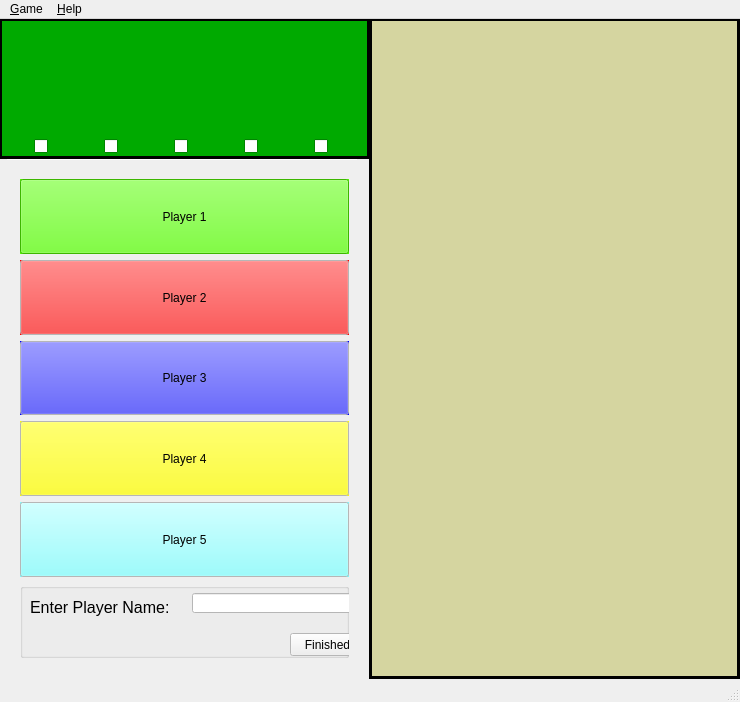
<?xml version="1.0" encoding="UTF-8"?>
<ui version="4.0">
 <class>GameWindow</class>
 <widget class="QMainWindow" name="GameWindow">
  <property name="geometry">
   <rect>
    <x>0</x>
    <y>0</y>
    <width>740</width>
    <height>702</height>
   </rect>
  </property>
  <property name="windowTitle">
   <string>Yahtzee</string>
  </property>
  <property name="windowIcon">
   <iconset resource="icon.qrc">
    <normaloff>:/diePics/yahtzeeIcon.bmp</normaloff>:/diePics/yahtzeeIcon.bmp</iconset>
  </property>
  <widget class="QWidget" name="centralWidget">
   <property name="palette">
    <palette>
     <active>
      <colorrole role="Base">
       <brush brushstyle="SolidPattern">
        <color alpha="255">
         <red>255</red>
         <green>255</green>
         <blue>255</blue>
        </color>
       </brush>
      </colorrole>
      <colorrole role="Window">
       <brush brushstyle="SolidPattern">
        <color alpha="255">
         <red>255</red>
         <green>255</green>
         <blue>255</blue>
        </color>
       </brush>
      </colorrole>
     </active>
     <inactive>
      <colorrole role="Base">
       <brush brushstyle="SolidPattern">
        <color alpha="255">
         <red>255</red>
         <green>255</green>
         <blue>255</blue>
        </color>
       </brush>
      </colorrole>
      <colorrole role="Window">
       <brush brushstyle="SolidPattern">
        <color alpha="255">
         <red>255</red>
         <green>255</green>
         <blue>255</blue>
        </color>
       </brush>
      </colorrole>
     </inactive>
     <disabled>
      <colorrole role="Base">
       <brush brushstyle="SolidPattern">
        <color alpha="255">
         <red>255</red>
         <green>255</green>
         <blue>255</blue>
        </color>
       </brush>
      </colorrole>
      <colorrole role="Window">
       <brush brushstyle="SolidPattern">
        <color alpha="255">
         <red>255</red>
         <green>255</green>
         <blue>255</blue>
        </color>
       </brush>
      </colorrole>
     </disabled>
    </palette>
   </property>
   <widget class="Line" name="horizontalLine">
    <property name="geometry">
     <rect>
      <x>7</x>
      <y>130</y>
      <width>351</width>
      <height>20</height>
     </rect>
    </property>
    <property name="orientation">
     <enum>Qt::Horizontal</enum>
    </property>
   </widget>
   <widget class="Line" name="verticalLine">
    <property name="geometry">
     <rect>
      <x>360</x>
      <y>0</y>
      <width>20</width>
      <height>641</height>
     </rect>
    </property>
    <property name="orientation">
     <enum>Qt::Vertical</enum>
    </property>
   </widget>
   <widget class="QFrame" name="diceFrame">
    <property name="geometry">
     <rect>
      <x>-1</x>
      <y>-1</y>
      <width>371</width>
      <height>141</height>
     </rect>
    </property>
    <property name="palette">
     <palette>
      <active>
       <colorrole role="Base">
        <brush brushstyle="SolidPattern">
         <color alpha="255">
          <red>255</red>
          <green>255</green>
          <blue>255</blue>
         </color>
        </brush>
       </colorrole>
       <colorrole role="Window">
        <brush brushstyle="SolidPattern">
         <color alpha="255">
          <red>0</red>
          <green>170</green>
          <blue>0</blue>
         </color>
        </brush>
       </colorrole>
      </active>
      <inactive>
       <colorrole role="Base">
        <brush brushstyle="SolidPattern">
         <color alpha="255">
          <red>255</red>
          <green>255</green>
          <blue>255</blue>
         </color>
        </brush>
       </colorrole>
       <colorrole role="Window">
        <brush brushstyle="SolidPattern">
         <color alpha="255">
          <red>0</red>
          <green>170</green>
          <blue>0</blue>
         </color>
        </brush>
       </colorrole>
      </inactive>
      <disabled>
       <colorrole role="Base">
        <brush brushstyle="SolidPattern">
         <color alpha="255">
          <red>0</red>
          <green>170</green>
          <blue>0</blue>
         </color>
        </brush>
       </colorrole>
       <colorrole role="Window">
        <brush brushstyle="SolidPattern">
         <color alpha="255">
          <red>0</red>
          <green>170</green>
          <blue>0</blue>
         </color>
        </brush>
       </colorrole>
      </disabled>
     </palette>
    </property>
    <property name="autoFillBackground">
     <bool>true</bool>
    </property>
    <property name="frameShape">
     <enum>QFrame::Box</enum>
    </property>
    <property name="frameShadow">
     <enum>QFrame::Plain</enum>
    </property>
    <property name="lineWidth">
     <number>3</number>
    </property>
    <widget class="QWidget" name="gridLayoutWidget">
     <property name="geometry">
      <rect>
       <x>10</x>
       <y>10</y>
       <width>351</width>
       <height>101</height>
      </rect>
     </property>
     <layout class="QGridLayout" name="diceGridLayout"/>
    </widget>
    <widget class="QCheckBox" name="checkBox1">
     <property name="geometry">
      <rect>
       <x>35</x>
       <y>120</y>
       <width>17</width>
       <height>17</height>
      </rect>
     </property>
    </widget>
    <widget class="QCheckBox" name="checkBox2">
     <property name="geometry">
      <rect>
       <x>105</x>
       <y>120</y>
       <width>17</width>
       <height>17</height>
      </rect>
     </property>
    </widget>
    <widget class="QCheckBox" name="checkBox3">
     <property name="geometry">
      <rect>
       <x>175</x>
       <y>120</y>
       <width>17</width>
       <height>17</height>
      </rect>
     </property>
    </widget>
    <widget class="QCheckBox" name="checkBox4">
     <property name="geometry">
      <rect>
       <x>245</x>
       <y>120</y>
       <width>17</width>
       <height>17</height>
      </rect>
     </property>
    </widget>
    <widget class="QCheckBox" name="checkBox5">
     <property name="geometry">
      <rect>
       <x>315</x>
       <y>120</y>
       <width>17</width>
       <height>17</height>
      </rect>
     </property>
    </widget>
   </widget>
   <widget class="QFrame" name="scoreCardFrame">
    <property name="geometry">
     <rect>
      <x>369</x>
      <y>-1</y>
      <width>371</width>
      <height>661</height>
     </rect>
    </property>
    <property name="palette">
     <palette>
      <active>
       <colorrole role="Base">
        <brush brushstyle="SolidPattern">
         <color alpha="255">
          <red>255</red>
          <green>255</green>
          <blue>255</blue>
         </color>
        </brush>
       </colorrole>
       <colorrole role="Window">
        <brush brushstyle="SolidPattern">
         <color alpha="255">
          <red>213</red>
          <green>213</green>
          <blue>160</blue>
         </color>
        </brush>
       </colorrole>
      </active>
      <inactive>
       <colorrole role="Base">
        <brush brushstyle="SolidPattern">
         <color alpha="255">
          <red>255</red>
          <green>255</green>
          <blue>255</blue>
         </color>
        </brush>
       </colorrole>
       <colorrole role="Window">
        <brush brushstyle="SolidPattern">
         <color alpha="255">
          <red>213</red>
          <green>213</green>
          <blue>160</blue>
         </color>
        </brush>
       </colorrole>
      </inactive>
      <disabled>
       <colorrole role="Base">
        <brush brushstyle="SolidPattern">
         <color alpha="255">
          <red>213</red>
          <green>213</green>
          <blue>160</blue>
         </color>
        </brush>
       </colorrole>
       <colorrole role="Window">
        <brush brushstyle="SolidPattern">
         <color alpha="255">
          <red>213</red>
          <green>213</green>
          <blue>160</blue>
         </color>
        </brush>
       </colorrole>
      </disabled>
     </palette>
    </property>
    <property name="autoFillBackground">
     <bool>true</bool>
    </property>
    <property name="frameShape">
     <enum>QFrame::Box</enum>
    </property>
    <property name="frameShadow">
     <enum>QFrame::Plain</enum>
    </property>
    <property name="lineWidth">
     <number>3</number>
    </property>
    <widget class="QWidget" name="gridLayoutWidget_2">
     <property name="geometry">
      <rect>
       <x>8</x>
       <y>8</y>
       <width>351</width>
       <height>641</height>
      </rect>
     </property>
     <layout class="QGridLayout" name="scorecardLayout"/>
    </widget>
   </widget>
   <widget class="QWidget" name="verticalLayoutWidget">
    <property name="geometry">
     <rect>
      <x>9</x>
      <y>149</y>
      <width>351</width>
      <height>501</height>
     </rect>
    </property>
    <layout class="QVBoxLayout" name="verticalLayout">
     <item>
      <widget class="QPushButton" name="player1Button">
       <property name="maximumSize">
        <size>
         <width>349</width>
         <height>80</height>
        </size>
       </property>
       <property name="palette">
        <palette>
         <active>
          <colorrole role="WindowText">
           <brush brushstyle="SolidPattern">
            <color alpha="255">
             <red>0</red>
             <green>0</green>
             <blue>0</blue>
            </color>
           </brush>
          </colorrole>
          <colorrole role="Button">
           <brush brushstyle="SolidPattern">
            <color alpha="255">
             <red>85</red>
             <green>255</green>
             <blue>0</blue>
            </color>
           </brush>
          </colorrole>
          <colorrole role="Light">
           <brush brushstyle="SolidPattern">
            <color alpha="255">
             <red>170</red>
             <green>255</green>
             <blue>127</blue>
            </color>
           </brush>
          </colorrole>
          <colorrole role="Midlight">
           <brush brushstyle="SolidPattern">
            <color alpha="255">
             <red>127</red>
             <green>255</green>
             <blue>63</blue>
            </color>
           </brush>
          </colorrole>
          <colorrole role="Dark">
           <brush brushstyle="SolidPattern">
            <color alpha="255">
             <red>42</red>
             <green>127</green>
             <blue>0</blue>
            </color>
           </brush>
          </colorrole>
          <colorrole role="Mid">
           <brush brushstyle="SolidPattern">
            <color alpha="255">
             <red>56</red>
             <green>170</green>
             <blue>0</blue>
            </color>
           </brush>
          </colorrole>
          <colorrole role="Text">
           <brush brushstyle="SolidPattern">
            <color alpha="255">
             <red>0</red>
             <green>0</green>
             <blue>0</blue>
            </color>
           </brush>
          </colorrole>
          <colorrole role="BrightText">
           <brush brushstyle="SolidPattern">
            <color alpha="255">
             <red>255</red>
             <green>255</green>
             <blue>255</blue>
            </color>
           </brush>
          </colorrole>
          <colorrole role="ButtonText">
           <brush brushstyle="SolidPattern">
            <color alpha="255">
             <red>0</red>
             <green>0</green>
             <blue>0</blue>
            </color>
           </brush>
          </colorrole>
          <colorrole role="Base">
           <brush brushstyle="SolidPattern">
            <color alpha="255">
             <red>255</red>
             <green>255</green>
             <blue>255</blue>
            </color>
           </brush>
          </colorrole>
          <colorrole role="Window">
           <brush brushstyle="SolidPattern">
            <color alpha="255">
             <red>85</red>
             <green>255</green>
             <blue>0</blue>
            </color>
           </brush>
          </colorrole>
          <colorrole role="Shadow">
           <brush brushstyle="SolidPattern">
            <color alpha="255">
             <red>0</red>
             <green>0</green>
             <blue>0</blue>
            </color>
           </brush>
          </colorrole>
          <colorrole role="AlternateBase">
           <brush brushstyle="SolidPattern">
            <color alpha="255">
             <red>170</red>
             <green>255</green>
             <blue>127</blue>
            </color>
           </brush>
          </colorrole>
          <colorrole role="ToolTipBase">
           <brush brushstyle="SolidPattern">
            <color alpha="255">
             <red>255</red>
             <green>255</green>
             <blue>220</blue>
            </color>
           </brush>
          </colorrole>
          <colorrole role="ToolTipText">
           <brush brushstyle="SolidPattern">
            <color alpha="255">
             <red>0</red>
             <green>0</green>
             <blue>0</blue>
            </color>
           </brush>
          </colorrole>
         </active>
         <inactive>
          <colorrole role="WindowText">
           <brush brushstyle="SolidPattern">
            <color alpha="255">
             <red>0</red>
             <green>0</green>
             <blue>0</blue>
            </color>
           </brush>
          </colorrole>
          <colorrole role="Button">
           <brush brushstyle="SolidPattern">
            <color alpha="255">
             <red>85</red>
             <green>255</green>
             <blue>0</blue>
            </color>
           </brush>
          </colorrole>
          <colorrole role="Light">
           <brush brushstyle="SolidPattern">
            <color alpha="255">
             <red>170</red>
             <green>255</green>
             <blue>127</blue>
            </color>
           </brush>
          </colorrole>
          <colorrole role="Midlight">
           <brush brushstyle="SolidPattern">
            <color alpha="255">
             <red>127</red>
             <green>255</green>
             <blue>63</blue>
            </color>
           </brush>
          </colorrole>
          <colorrole role="Dark">
           <brush brushstyle="SolidPattern">
            <color alpha="255">
             <red>42</red>
             <green>127</green>
             <blue>0</blue>
            </color>
           </brush>
          </colorrole>
          <colorrole role="Mid">
           <brush brushstyle="SolidPattern">
            <color alpha="255">
             <red>56</red>
             <green>170</green>
             <blue>0</blue>
            </color>
           </brush>
          </colorrole>
          <colorrole role="Text">
           <brush brushstyle="SolidPattern">
            <color alpha="255">
             <red>0</red>
             <green>0</green>
             <blue>0</blue>
            </color>
           </brush>
          </colorrole>
          <colorrole role="BrightText">
           <brush brushstyle="SolidPattern">
            <color alpha="255">
             <red>255</red>
             <green>255</green>
             <blue>255</blue>
            </color>
           </brush>
          </colorrole>
          <colorrole role="ButtonText">
           <brush brushstyle="SolidPattern">
            <color alpha="255">
             <red>0</red>
             <green>0</green>
             <blue>0</blue>
            </color>
           </brush>
          </colorrole>
          <colorrole role="Base">
           <brush brushstyle="SolidPattern">
            <color alpha="255">
             <red>255</red>
             <green>255</green>
             <blue>255</blue>
            </color>
           </brush>
          </colorrole>
          <colorrole role="Window">
           <brush brushstyle="SolidPattern">
            <color alpha="255">
             <red>85</red>
             <green>255</green>
             <blue>0</blue>
            </color>
           </brush>
          </colorrole>
          <colorrole role="Shadow">
           <brush brushstyle="SolidPattern">
            <color alpha="255">
             <red>0</red>
             <green>0</green>
             <blue>0</blue>
            </color>
           </brush>
          </colorrole>
          <colorrole role="AlternateBase">
           <brush brushstyle="SolidPattern">
            <color alpha="255">
             <red>170</red>
             <green>255</green>
             <blue>127</blue>
            </color>
           </brush>
          </colorrole>
          <colorrole role="ToolTipBase">
           <brush brushstyle="SolidPattern">
            <color alpha="255">
             <red>255</red>
             <green>255</green>
             <blue>220</blue>
            </color>
           </brush>
          </colorrole>
          <colorrole role="ToolTipText">
           <brush brushstyle="SolidPattern">
            <color alpha="255">
             <red>0</red>
             <green>0</green>
             <blue>0</blue>
            </color>
           </brush>
          </colorrole>
         </inactive>
         <disabled>
          <colorrole role="WindowText">
           <brush brushstyle="SolidPattern">
            <color alpha="255">
             <red>42</red>
             <green>127</green>
             <blue>0</blue>
            </color>
           </brush>
          </colorrole>
          <colorrole role="Button">
           <brush brushstyle="SolidPattern">
            <color alpha="255">
             <red>85</red>
             <green>255</green>
             <blue>0</blue>
            </color>
           </brush>
          </colorrole>
          <colorrole role="Light">
           <brush brushstyle="SolidPattern">
            <color alpha="255">
             <red>170</red>
             <green>255</green>
             <blue>127</blue>
            </color>
           </brush>
          </colorrole>
          <colorrole role="Midlight">
           <brush brushstyle="SolidPattern">
            <color alpha="255">
             <red>127</red>
             <green>255</green>
             <blue>63</blue>
            </color>
           </brush>
          </colorrole>
          <colorrole role="Dark">
           <brush brushstyle="SolidPattern">
            <color alpha="255">
             <red>42</red>
             <green>127</green>
             <blue>0</blue>
            </color>
           </brush>
          </colorrole>
          <colorrole role="Mid">
           <brush brushstyle="SolidPattern">
            <color alpha="255">
             <red>56</red>
             <green>170</green>
             <blue>0</blue>
            </color>
           </brush>
          </colorrole>
          <colorrole role="Text">
           <brush brushstyle="SolidPattern">
            <color alpha="255">
             <red>42</red>
             <green>127</green>
             <blue>0</blue>
            </color>
           </brush>
          </colorrole>
          <colorrole role="BrightText">
           <brush brushstyle="SolidPattern">
            <color alpha="255">
             <red>255</red>
             <green>255</green>
             <blue>255</blue>
            </color>
           </brush>
          </colorrole>
          <colorrole role="ButtonText">
           <brush brushstyle="SolidPattern">
            <color alpha="255">
             <red>42</red>
             <green>127</green>
             <blue>0</blue>
            </color>
           </brush>
          </colorrole>
          <colorrole role="Base">
           <brush brushstyle="SolidPattern">
            <color alpha="255">
             <red>85</red>
             <green>255</green>
             <blue>0</blue>
            </color>
           </brush>
          </colorrole>
          <colorrole role="Window">
           <brush brushstyle="SolidPattern">
            <color alpha="255">
             <red>85</red>
             <green>255</green>
             <blue>0</blue>
            </color>
           </brush>
          </colorrole>
          <colorrole role="Shadow">
           <brush brushstyle="SolidPattern">
            <color alpha="255">
             <red>0</red>
             <green>0</green>
             <blue>0</blue>
            </color>
           </brush>
          </colorrole>
          <colorrole role="AlternateBase">
           <brush brushstyle="SolidPattern">
            <color alpha="255">
             <red>85</red>
             <green>255</green>
             <blue>0</blue>
            </color>
           </brush>
          </colorrole>
          <colorrole role="ToolTipBase">
           <brush brushstyle="SolidPattern">
            <color alpha="255">
             <red>255</red>
             <green>255</green>
             <blue>220</blue>
            </color>
           </brush>
          </colorrole>
          <colorrole role="ToolTipText">
           <brush brushstyle="SolidPattern">
            <color alpha="255">
             <red>0</red>
             <green>0</green>
             <blue>0</blue>
            </color>
           </brush>
          </colorrole>
         </disabled>
        </palette>
       </property>
       <property name="autoFillBackground">
        <bool>true</bool>
       </property>
       <property name="text">
        <string>Player 1</string>
       </property>
      </widget>
     </item>
     <item>
      <widget class="QPushButton" name="player2Button">
       <property name="maximumSize">
        <size>
         <width>349</width>
         <height>80</height>
        </size>
       </property>
       <property name="palette">
        <palette>
         <active>
          <colorrole role="Button">
           <brush brushstyle="SolidPattern">
            <color alpha="255">
             <red>255</red>
             <green>0</green>
             <blue>0</blue>
            </color>
           </brush>
          </colorrole>
         </active>
         <inactive>
          <colorrole role="Button">
           <brush brushstyle="SolidPattern">
            <color alpha="255">
             <red>255</red>
             <green>0</green>
             <blue>0</blue>
            </color>
           </brush>
          </colorrole>
         </inactive>
         <disabled>
          <colorrole role="Button">
           <brush brushstyle="SolidPattern">
            <color alpha="255">
             <red>255</red>
             <green>0</green>
             <blue>0</blue>
            </color>
           </brush>
          </colorrole>
         </disabled>
        </palette>
       </property>
       <property name="autoFillBackground">
        <bool>true</bool>
       </property>
       <property name="text">
        <string>Player 2</string>
       </property>
      </widget>
     </item>
     <item>
      <widget class="QPushButton" name="player3Button">
       <property name="maximumSize">
        <size>
         <width>349</width>
         <height>80</height>
        </size>
       </property>
       <property name="palette">
        <palette>
         <active>
          <colorrole role="Button">
           <brush brushstyle="SolidPattern">
            <color alpha="255">
             <red>0</red>
             <green>0</green>
             <blue>255</blue>
            </color>
           </brush>
          </colorrole>
         </active>
         <inactive>
          <colorrole role="Button">
           <brush brushstyle="SolidPattern">
            <color alpha="255">
             <red>0</red>
             <green>0</green>
             <blue>255</blue>
            </color>
           </brush>
          </colorrole>
         </inactive>
         <disabled>
          <colorrole role="Button">
           <brush brushstyle="SolidPattern">
            <color alpha="255">
             <red>0</red>
             <green>0</green>
             <blue>255</blue>
            </color>
           </brush>
          </colorrole>
         </disabled>
        </palette>
       </property>
       <property name="autoFillBackground">
        <bool>true</bool>
       </property>
       <property name="text">
        <string>Player 3</string>
       </property>
      </widget>
     </item>
     <item>
      <widget class="QPushButton" name="player4Button">
       <property name="maximumSize">
        <size>
         <width>349</width>
         <height>80</height>
        </size>
       </property>
       <property name="palette">
        <palette>
         <active>
          <colorrole role="Button">
           <brush brushstyle="SolidPattern">
            <color alpha="255">
             <red>255</red>
             <green>255</green>
             <blue>0</blue>
            </color>
           </brush>
          </colorrole>
         </active>
         <inactive>
          <colorrole role="Button">
           <brush brushstyle="SolidPattern">
            <color alpha="255">
             <red>255</red>
             <green>255</green>
             <blue>0</blue>
            </color>
           </brush>
          </colorrole>
         </inactive>
         <disabled>
          <colorrole role="Button">
           <brush brushstyle="SolidPattern">
            <color alpha="255">
             <red>255</red>
             <green>255</green>
             <blue>0</blue>
            </color>
           </brush>
          </colorrole>
         </disabled>
        </palette>
       </property>
       <property name="autoFillBackground">
        <bool>true</bool>
       </property>
       <property name="text">
        <string>Player 4</string>
       </property>
      </widget>
     </item>
     <item>
      <widget class="QPushButton" name="player5Button">
       <property name="maximumSize">
        <size>
         <width>349</width>
         <height>80</height>
        </size>
       </property>
       <property name="palette">
        <palette>
         <active>
          <colorrole role="Button">
           <brush brushstyle="SolidPattern">
            <color alpha="255">
             <red>126</red>
             <green>253</green>
             <blue>255</blue>
            </color>
           </brush>
          </colorrole>
         </active>
         <inactive>
          <colorrole role="Button">
           <brush brushstyle="SolidPattern">
            <color alpha="255">
             <red>126</red>
             <green>253</green>
             <blue>255</blue>
            </color>
           </brush>
          </colorrole>
         </inactive>
         <disabled>
          <colorrole role="Button">
           <brush brushstyle="SolidPattern">
            <color alpha="255">
             <red>126</red>
             <green>253</green>
             <blue>255</blue>
            </color>
           </brush>
          </colorrole>
         </disabled>
        </palette>
       </property>
       <property name="autoFillBackground">
        <bool>true</bool>
       </property>
       <property name="text">
        <string>Player 5</string>
       </property>
      </widget>
     </item>
     <item>
      <widget class="QGroupBox" name="inputBox">
       <property name="flat">
        <bool>true</bool>
       </property>
       <widget class="QPushButton" name="accept">
        <property name="geometry">
         <rect>
          <x>270</x>
          <y>50</y>
          <width>75</width>
          <height>23</height>
         </rect>
        </property>
        <property name="text">
         <string>Finished</string>
        </property>
       </widget>
       <widget class="QLabel" name="instruction">
        <property name="geometry">
         <rect>
          <x>10</x>
          <y>10</y>
          <width>141</width>
          <height>30</height>
         </rect>
        </property>
        <property name="text">
         <string>&lt;html&gt;&lt;head/&gt;&lt;body&gt;&lt;p&gt;&lt;span style=&quot; font-size:12pt;&quot;&gt;Enter Player Name:&lt;/span&gt;&lt;/p&gt;&lt;/body&gt;&lt;/html&gt;</string>
        </property>
       </widget>
       <widget class="QLineEdit" name="usernameBox">
        <property name="geometry">
         <rect>
          <x>172</x>
          <y>10</y>
          <width>171</width>
          <height>20</height>
         </rect>
        </property>
       </widget>
      </widget>
     </item>
    </layout>
   </widget>
  </widget>
  <widget class="QMenuBar" name="menuBar">
   <property name="geometry">
    <rect>
     <x>0</x>
     <y>0</y>
     <width>740</width>
     <height>21</height>
    </rect>
   </property>
   <widget class="QMenu" name="menuGame">
    <property name="title">
     <string>&amp;Game</string>
    </property>
    <addaction name="action_New_Game"/>
   </widget>
   <widget class="QMenu" name="menuHelp">
    <property name="title">
     <string>&amp;Help</string>
    </property>
    <addaction name="action_Rules"/>
   </widget>
   <addaction name="menuGame"/>
   <addaction name="menuHelp"/>
  </widget>
  <widget class="QStatusBar" name="statusBar"/>
  <action name="action_New_Game">
   <property name="text">
    <string>&amp;New Game</string>
   </property>
   <property name="shortcut">
    <string>F2</string>
   </property>
  </action>
  <action name="action_Rules">
   <property name="text">
    <string>&amp;Rules</string>
   </property>
   <property name="shortcut">
    <string>F1</string>
   </property>
  </action>
 </widget>
 <layoutdefault spacing="6" margin="11"/>
 <resources>
  <include location="icon.qrc"/>
 </resources>
 <connections/>
</ui>
